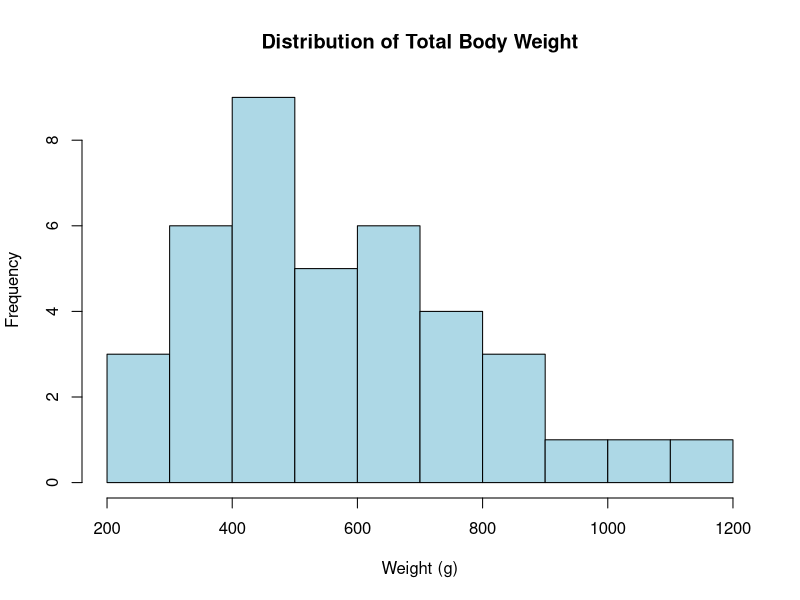
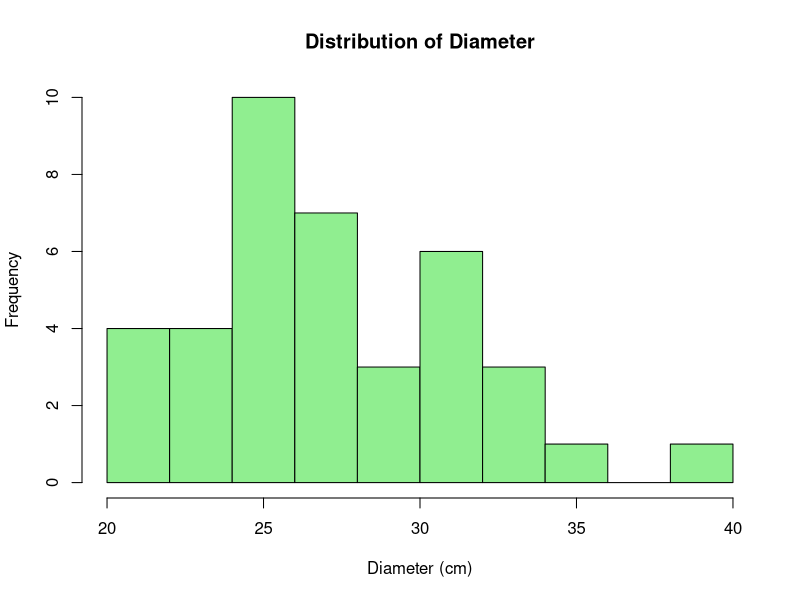
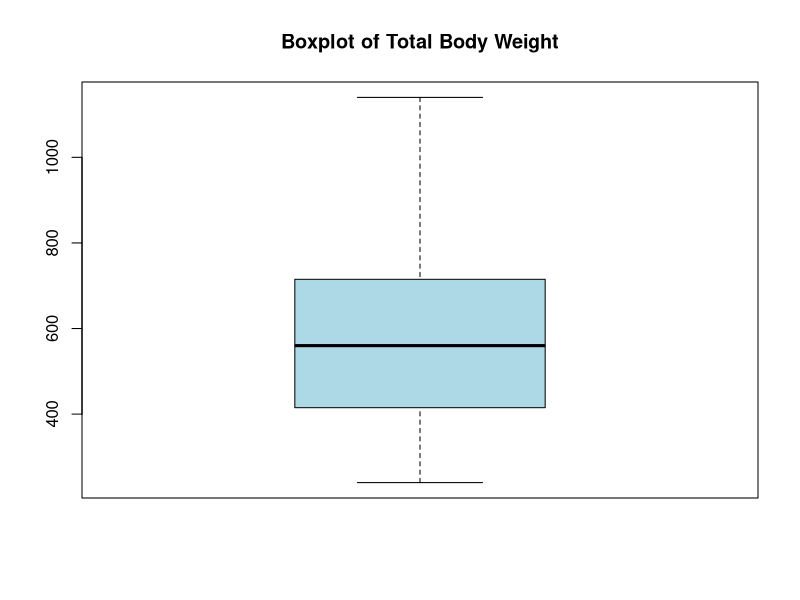
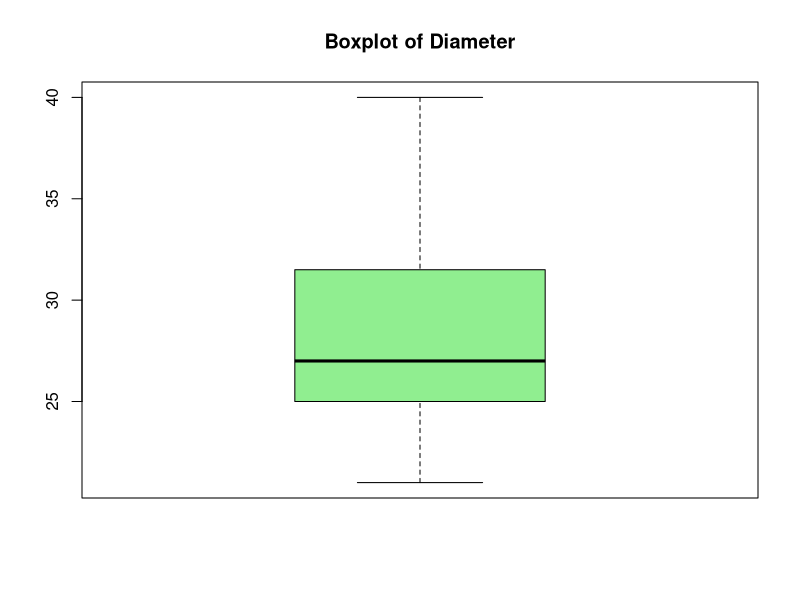
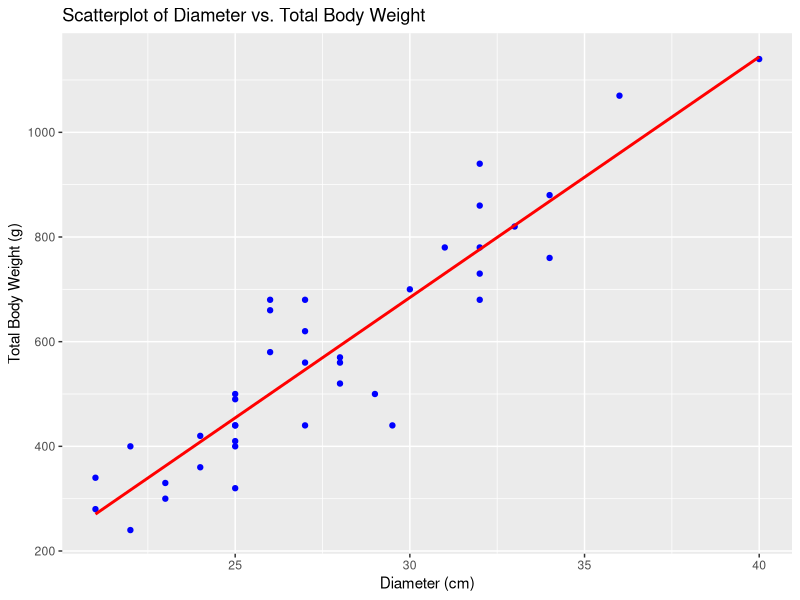

Recreate these plots in R, in order.
## ---- chunk 1
library(dplyr)
library(ggplot2)
## ---- chunk 2
cots_data <- data.frame(
  Total_Body_Weight = c(860, 820, 680, 700, 300, 400, 620, 660, 240, 320, 280, 680, 760, 410, 730, 880, 560, 780, 940, 440, 570, 500, 360, 580, 400, 500, 440, 340, 680, 330, 490, 560, 440, 420, 1140, 1070, 520, 440, 780),
  Diameter = c(32, 33, 27, 30, 23, 25, 27, 26, 22, 25, 21, 26, 34, 25, 32, 34, 28, 32, 32, 25, 28, 25, 24, 26, 22, 29, 27, 21, 32, 23, 25, 27, 25, 24, 40, 36, 28, 29.5, 31),
  Number_of_Arms = c(15, 13, 13, 14, 14, 10, 14, 14, 14, 15, 14, 15, 13, 13, 14, 14, 14, 14, 15, 13, 14, 12, 15, 14, 15, 12, 14, 15, 14, 15, 13, 15, 13, 14, 13, 15, 12, 15, 15)
)
## ---- chunk 3
summary_stats <- cots_data %>%
  summarise(
    Mean_Weight = mean(Total_Body_Weight),
    Median_Weight = median(Total_Body_Weight),
    SD_Weight = sd(Total_Body_Weight),
    Min_Weight = min(Total_Body_Weight),
    Max_Weight = max(Total_Body_Weight),
    
    Mean_Diameter = mean(Diameter),
    Median_Diameter = median(Diameter),
    SD_Diameter = sd(Diameter),
    Min_Diameter = min(Diameter),
    Max_Diameter = max(Diameter),
    
    Mode_Arms = as.numeric(names(sort(table(Number_of_Arms), decreasing = TRUE)[1]))
  )
print(summary_stats)
## ---- chunk 4
hist(cots_data$Total_Body_Weight, main="Distribution of Total Body Weight", xlab="Weight (g)", col="lightblue", breaks=10)
hist(cots_data$Diameter, main="Distribution of Diameter", xlab="Diameter (cm)", col="lightgreen", breaks=10)
## ---- chunk 5
boxplot(cots_data$Total_Body_Weight, main="Boxplot of Total Body Weight", col="lightblue")
boxplot(cots_data$Diameter, main="Boxplot of Diameter", col="lightgreen")
## ---- chunk 6
cor_matrix <- cor(cots_data[, c("Total_Body_Weight", "Diameter", "Number_of_Arms")])
print(cor_matrix)
## ---- chunk 7
ggplot(cots_data, aes(x = Diameter, y = Total_Body_Weight)) +
  geom_point(color = "blue") +
  geom_smooth(method = "lm", color = "red", se = FALSE) +
  labs(title = "Scatterplot of Diameter vs. Total Body Weight", x = "Diameter (cm)", y = "Total Body Weight (g)")
